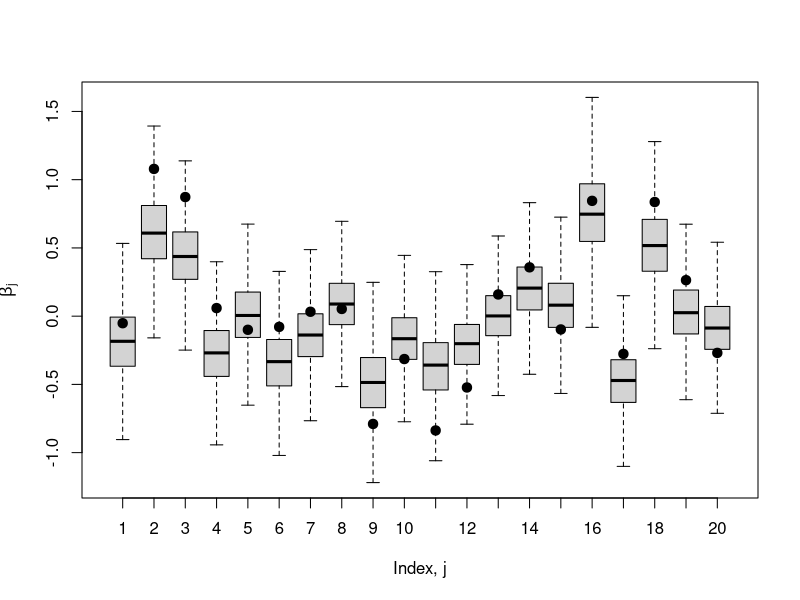

The R script that drew this image:
#Metropolis + Gibbs sampling for simulated data

n          <- 100
p          <- 20
X          <- cbind(1,matrix(rnorm(n*(p-1)),n,p-1)) # first column for the intercept
true_beta  <- rnorm(p,0,.5)
prob       <- 1/(1+exp(-X%*%true_beta))
Y          <- rbinom(n,1,prob)

# Create matrix to store the samples

S                 <- 25000
samples           <- matrix(NA,S,p+1)

# Initial values

beta   <- rep(0,p)
sigma  <- 1

# priors: 

a      <- 0.1
b      <- 0.1 

# candidate standard deviation:

can_sd <- 0.1

log_post_beta <- function(Y,X,beta,sigma){
  prob  <- 1/(1+exp(-X%*%beta))
  like  <- sum(dbinom(Y,1,prob,log=TRUE))
  prior <- dnorm(beta[1],0,10,log=TRUE) +        # Intercept
    sum(dnorm(beta[-1],0,sigma,log=TRUE)) # Slopes
  return(like+prior)}

for(s in 1:S){
  
  # Metropolis for beta   
  for(j in 1:p){
    can    <- beta
    can[j] <- rnorm(1,beta[j],can_sd)
    logR   <- log_post_beta(Y,X,can,sigma)-
      log_post_beta(Y,X,beta,sigma)
    if(log(runif(1))<logR){
      beta <- can
    }
  }
  
  # Gibbs for sigma
  sigma <- 1/sqrt(rgamma(1,(p-1)/2+a,sum(beta[-1]^2)/2+b))
  
  samples[s,] <- c(beta,sigma)
}

boxplot(samples[,1:p],outline=FALSE,xlab="Index, j",ylab=expression(beta[j]))
points(true_beta,pch=19,cex=1.25)
